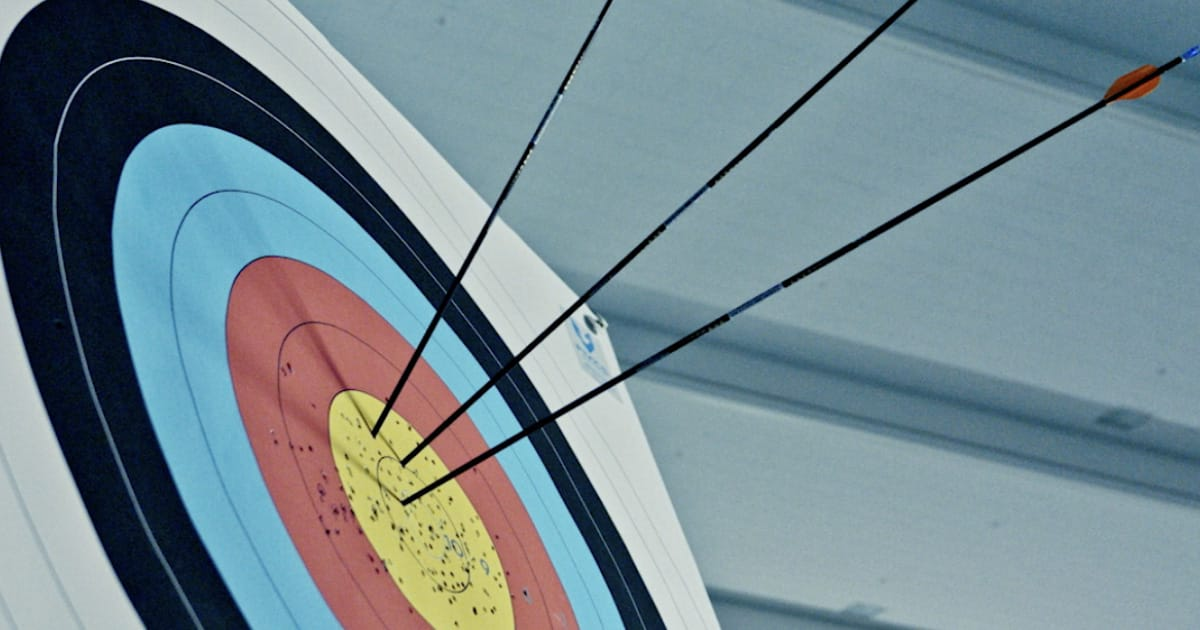
#> input picture archery1.jpg, 1200 x 630 px
$ jupyter execute 'EDGE DETECTION.ipynb'   (older library calls are emulated)
#> lines starting #> are read from the running program, lines starting #| are printed output that depends on the picture; after the words box and inside, x2 and y2 are one past the last pixel; in counts of white or black regions, pixels touching at a corner belong together
# EDGE DETECTION USING OPENCV
#### Name : Krishna Prasad S
#### Reg No. : 212223230108
#### Slot : 4E6-1

## 1) SOBEL EDGE DETECTOR

[cell 1]
import cv2
import numpy as np
import matplotlib.pyplot as plt

[cell 2]
image = cv2.imread('archery1.jpg')
#> image is the input picture: shape (630, 1200, 3); mean B, G, R 143.7, 136.1, 116

[cell 3]
gray_image = cv2.cvtColor(image, cv2.COLOR_BGR2GRAY)
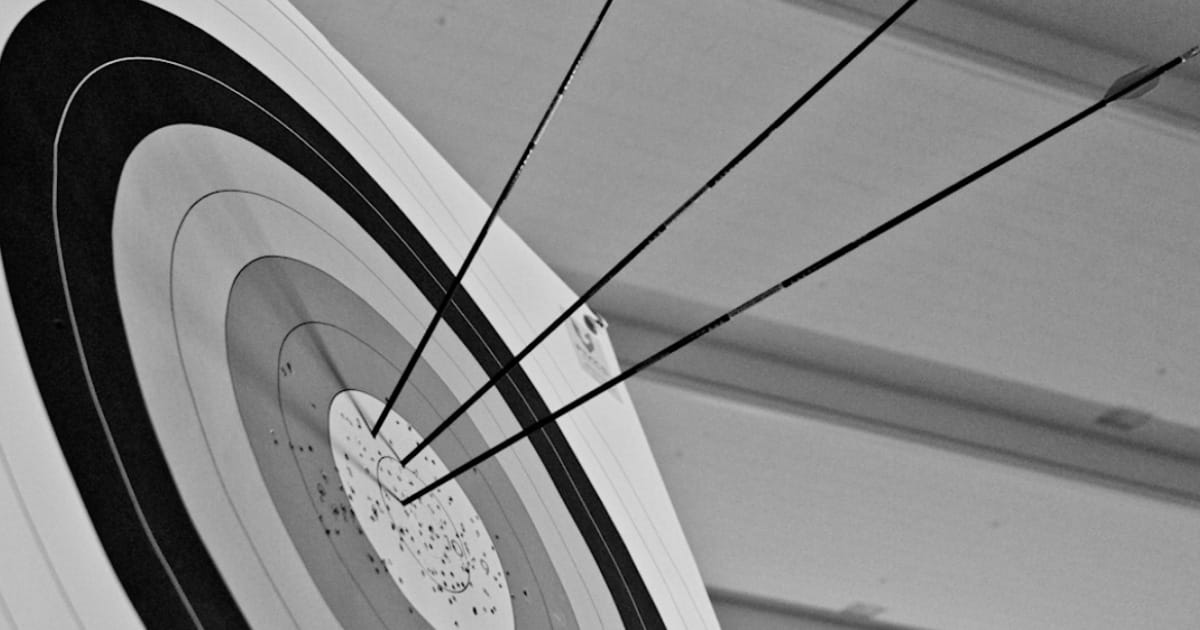
#> gray_image: shape (630, 1200); min 0, max 229, mean 131

[cell 4]
# Apply Sobel operator

sobelx  = cv2.Sobel(src = gray_image, ddepth = cv2.CV_64F, dx = 1, dy = 0, ksize = 3)
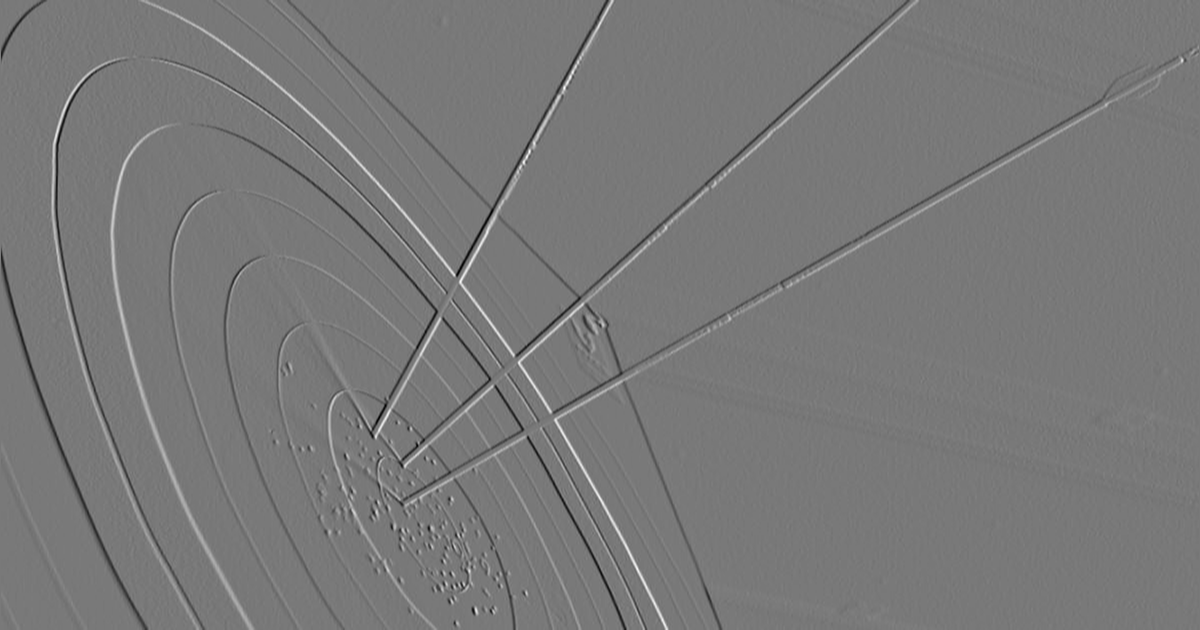
#> sobelx: shape (630, 1200) float64; min -636, max 703, mean 0; drawn with min black and max white
sobely  = cv2.Sobel(src = gray_image, ddepth = cv2.CV_64F, dx = 0, dy = 1, ksize = 3)

sobelx = cv2.Sobel(gray_image, cv2.CV_64F, 1, 0, ksize=3)  # Sobel X
sobely = cv2.Sobel(gray_image, cv2.CV_64F, 0, 1, ksize=3)  # Sobel Y
sobel_combined = cv2.magnitude(sobelx, sobely)
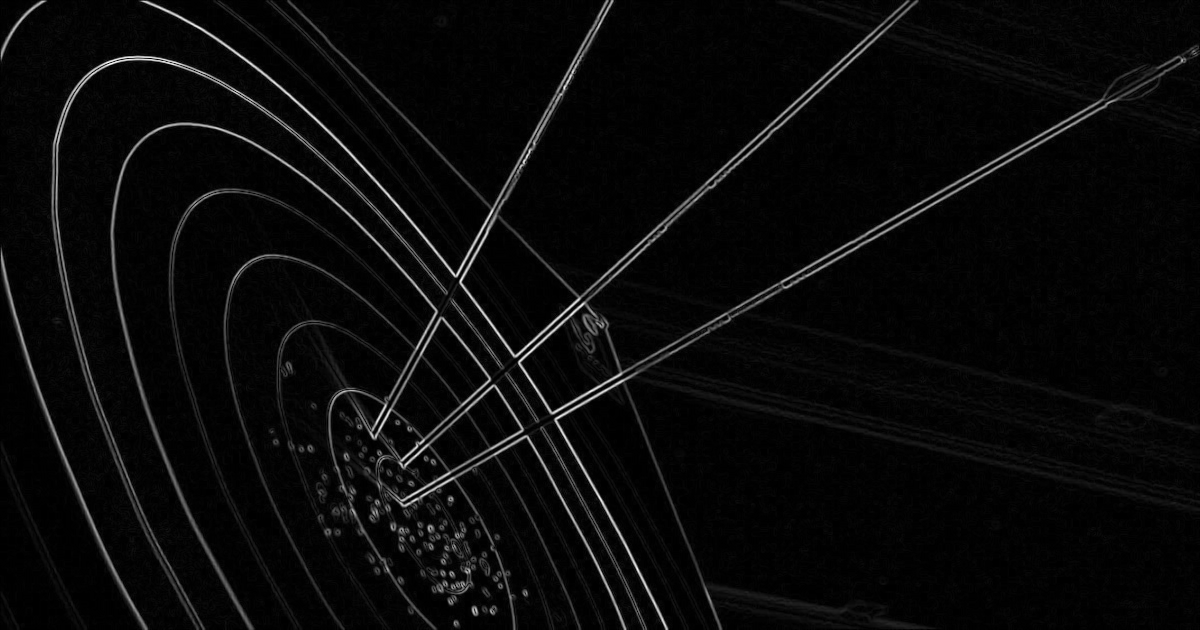
#> sobel_combined: shape (630, 1200) float64; min 0, max 754.5, mean 29.5; drawn with min black and max white

[cell 5]
plt.figure(figsize = (12, 16))
plt.subplot(321); plt.axis('on'); plt.imshow(image[:,:,::-1]); plt.title('Original')
plt.subplot(322); plt.axis('on'); plt.imshow(gray_image, cmap='gray');plt.title('Grayscale')
plt.subplot(323); plt.axis('on'); plt.imshow(sobelx);plt.title('Sobel-X Edge Map')
plt.subplot(324); plt.axis('on'); plt.imshow(sobely);plt.title('Sobel-Y Edge Map');
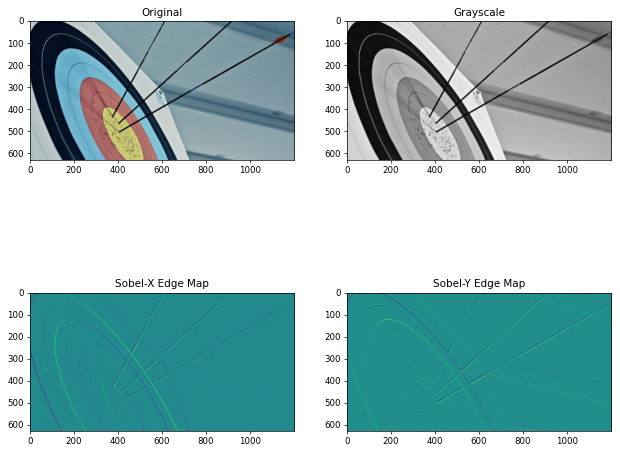
#> figure drawn by matplotlib, 4 panels

[cell 6]
plt.figure(figsize = (12, 16))
plt.axis('off'); plt.imshow(sobel_combined, cmap='gray' ); plt.title('sobel_combined ');

## 2) LAPLACIAN EDGE DETECTOR

[cell 7]
# Apply Laplacian operator
laplacian = cv2.Laplacian(gray_image, cv2.CV_64F)
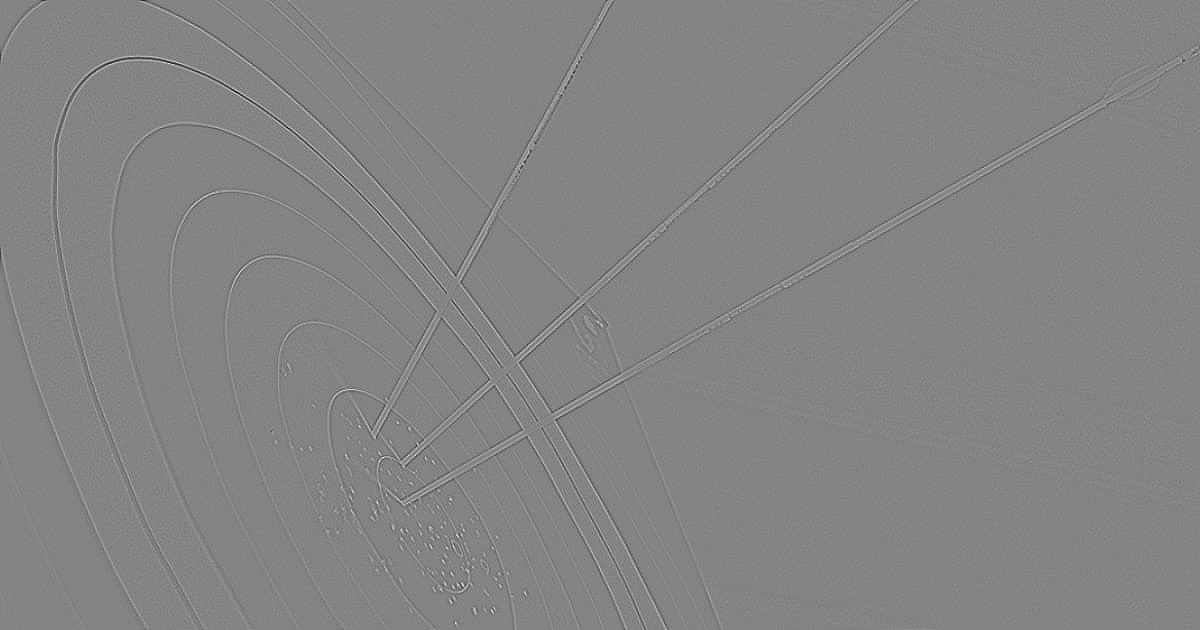
#> laplacian: shape (630, 1200) float64; min -242, max 225, mean 0; drawn with min black and max white

[cell 8]
plt.figure(figsize = (12, 16))
plt.subplot(121); plt.axis('off'); plt.imshow(gray_image, cmap='gray'); plt.title('Input Image (Gray Image)')

plt.subplot(122);plt.imshow(laplacian, cmap='gray');plt.axis('off'); plt.title('Output Image (laplacian)');

## 3) CANNY EDGE DETECTOR

[cell 9]
edges = cv2.Canny(gray_image, threshold1 = 180, threshold2 = 200)
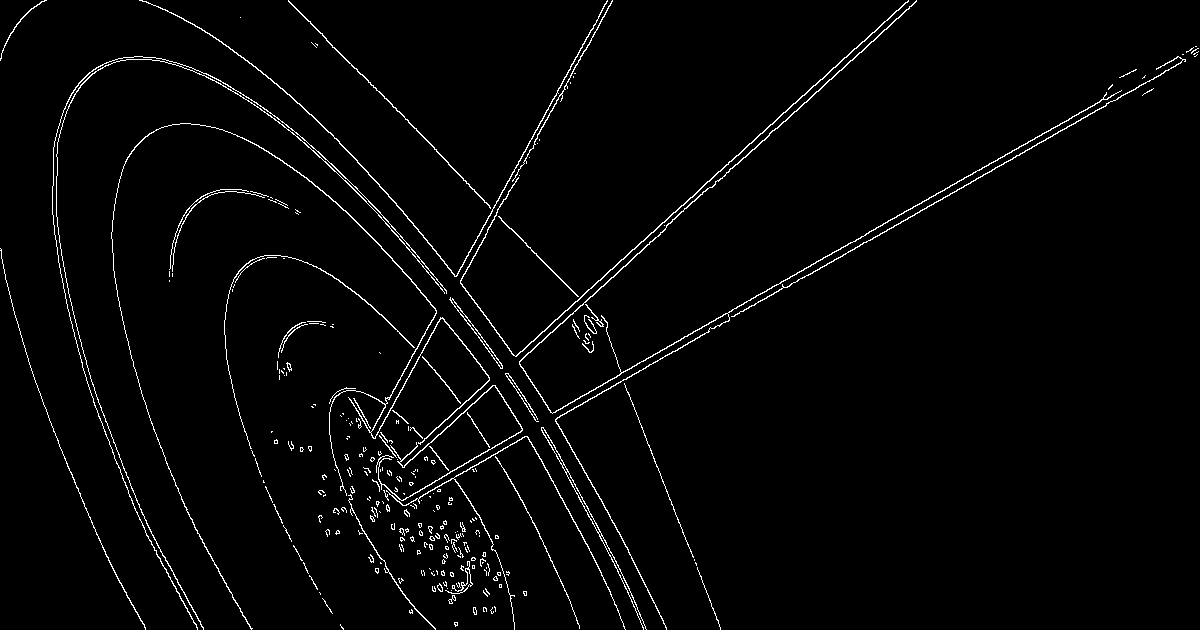
#> edges: shape (630, 1200); 2.3% white in thin lines or dots

[cell 10]
plt.figure(figsize = (12, 16))
plt.subplot(121); plt.axis('off'); plt.imshow(gray_image, cmap='gray'); plt.title('Input image (Gray Image)')

plt.subplot(122);plt.imshow(edges, cmap='gray');plt.axis('off'); plt.title('Canny Edge Map');

$ run again, with raccoon1.jpg copied over archery1.jpg
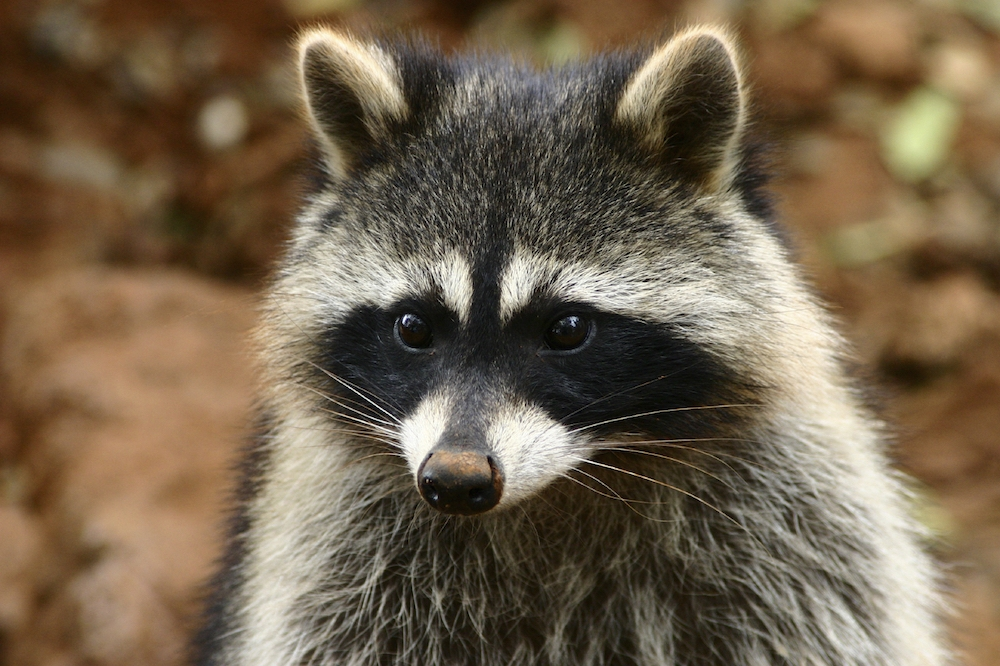
#> input picture raccoon1.jpg, 1000 x 666 px
#> image is the input picture: shape (666, 1000, 3); mean B, G, R 77, 98.8, 115.2
#> `laplacian = cv2.Laplacian(gray_image, cv2.CV_64F)`:
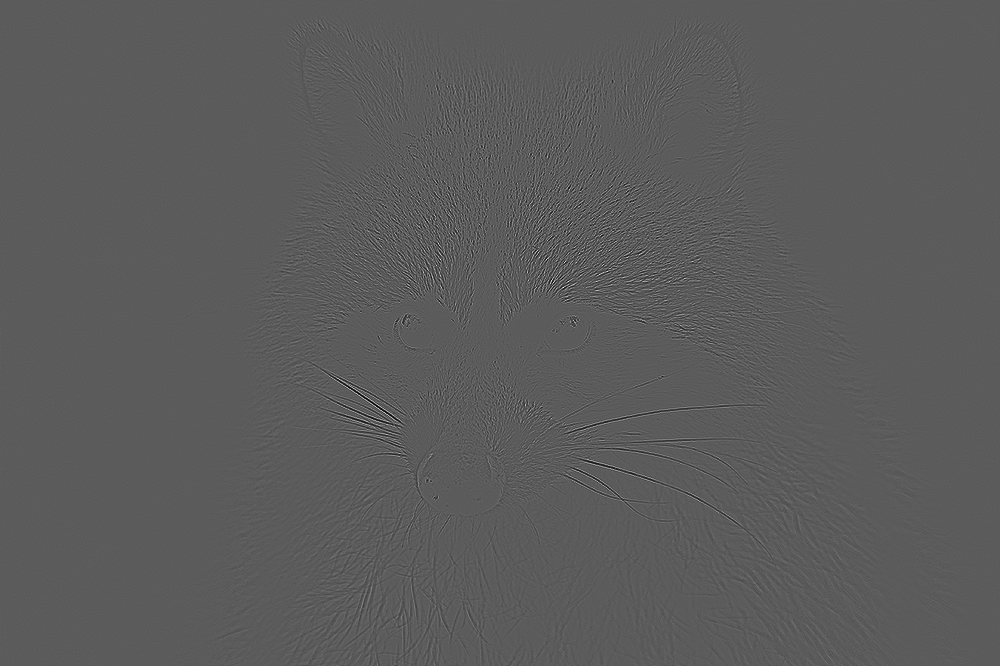
#> laplacian: shape (666, 1000) float64; min -338, max 601, mean 0; drawn with min black and max white
#> `edges = cv2.Canny(gray_image, threshold1 = 180, threshold2 = 200)`:
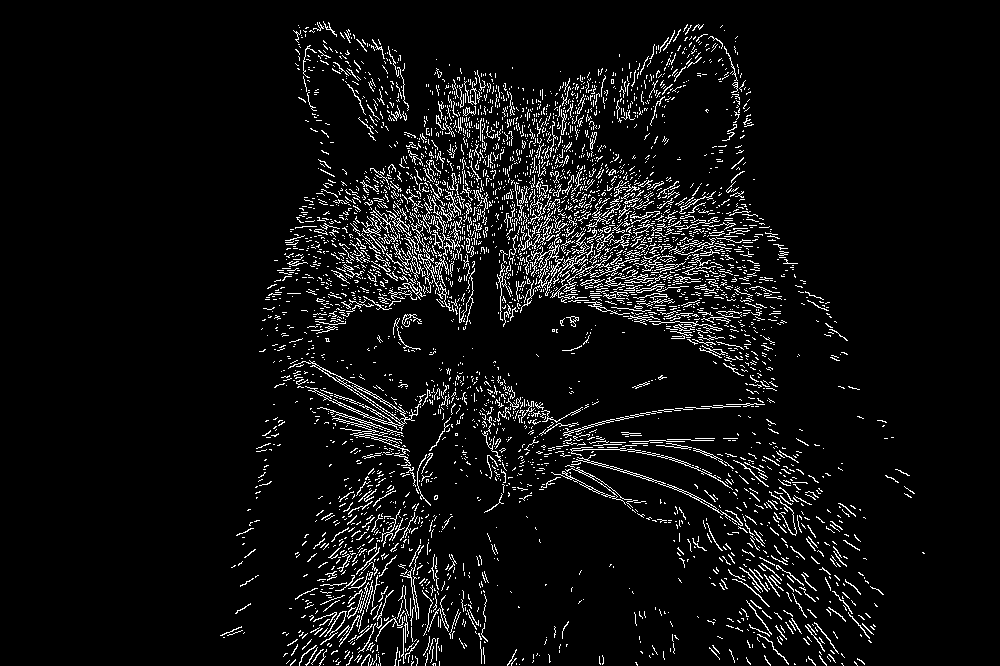
#> edges: shape (666, 1000); 6.1% white in thin lines or dots, all inside (x1, y1, x2, y2) = (220, 21, 925, 666)
